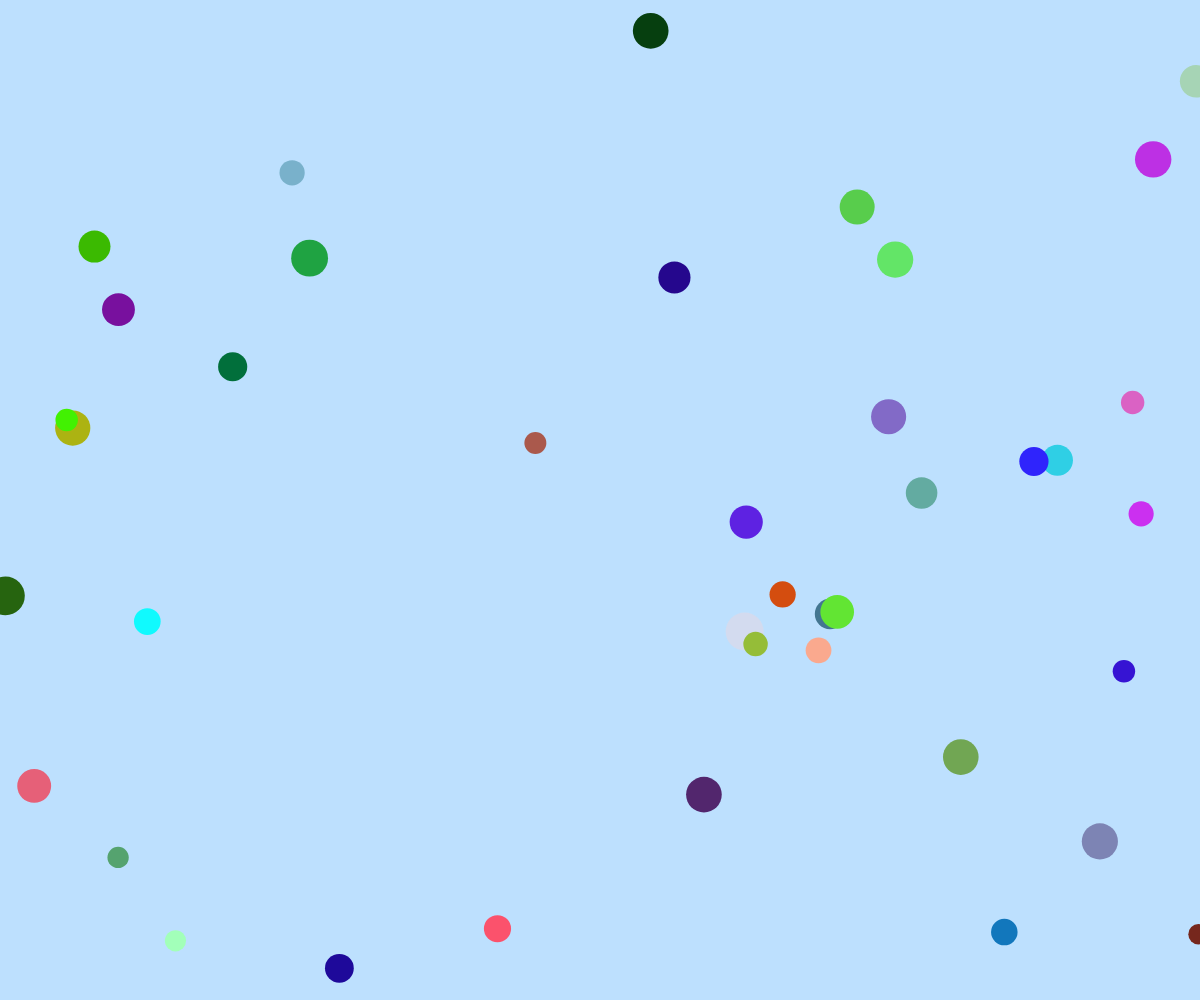
Frame 1 (no input)
Frame 60 (no input): identical to frame 1, image omitted
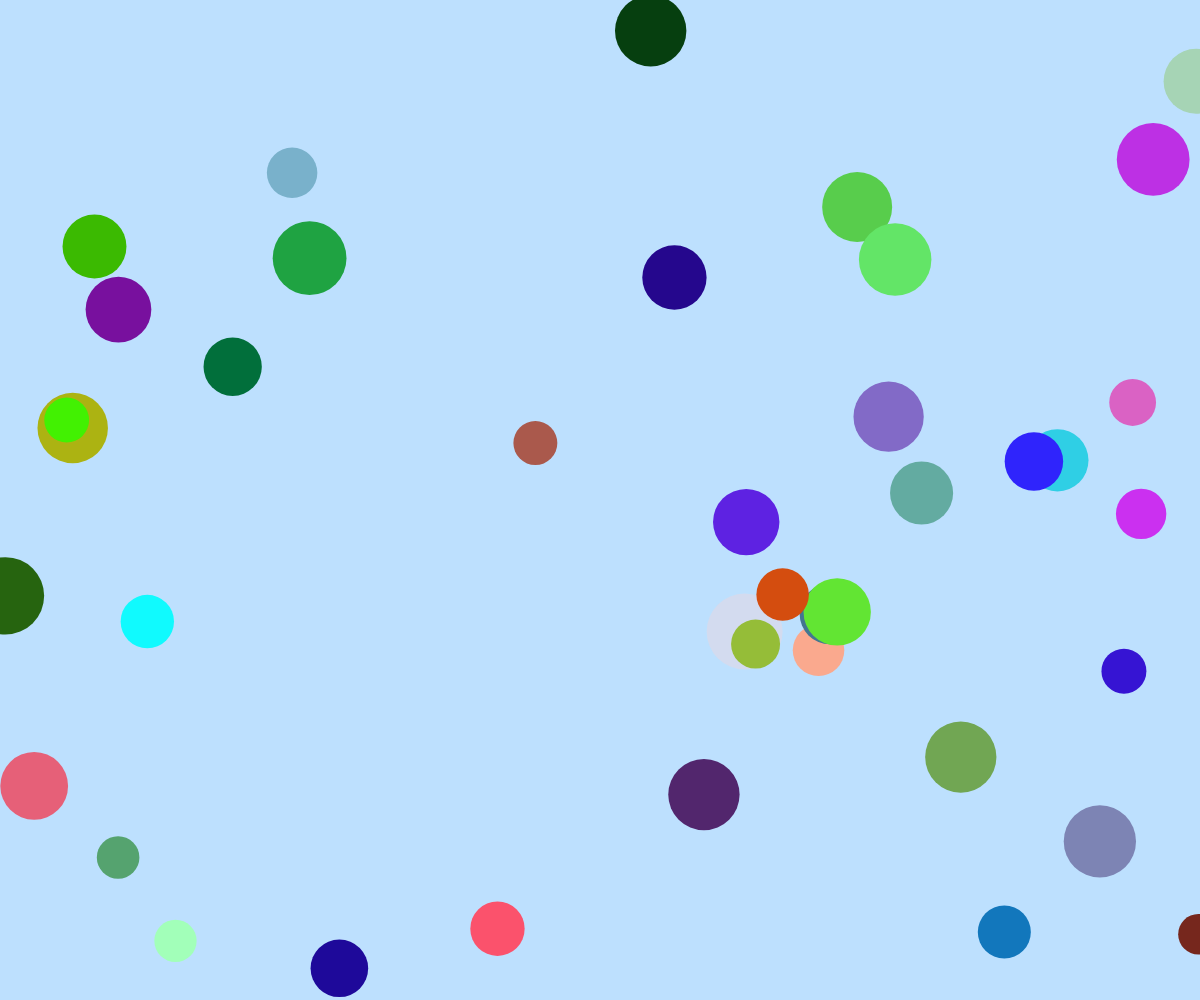
Frame 120 (the mouse pressed at the canvas centre since frame 60)

The p5.js sketch that drew these frames (run headless with seeded random() and noise() and a simulated clock; from frame 60 on, the mouse is pressed at the canvas centre):

// p5.js sketch
// ── sketch.js
let circles = [];

function setup() {
  createCanvas(windowWidth, windowHeight); // 全視窗畫布
  background('#bde0fe'); // 設定背景顏色

  // 產生 40 個圓的初始資料
  for (let i = 0; i < 40; i++) {
    circles.push({
      x: random(width), // 隨機 X 座標
      y: random(height), // 隨機 Y 座標
      size: random(50, 100), // 隨機大小
      color: color(random(255), random(255), random(255)) // 隨機鮮豔顏色
    });
  }
}

function draw() {
  background('#bde0fe'); // 每次重繪背景

  // 計算圓的大小變化
  let sizeFactor = map(mouseX, 0, width, 40, 120);

  // 繪製所有圓
  for (let circle of circles) {
    fill(circle.color);
    noStroke();
    ellipse(circle.x, circle.y, circle.size * sizeFactor / 100); // 圓的大小隨滑鼠移動變化
  }
}

function windowResized() {
  resizeCanvas(windowWidth, windowHeight); // 當視窗大小改變時調整畫布
}
